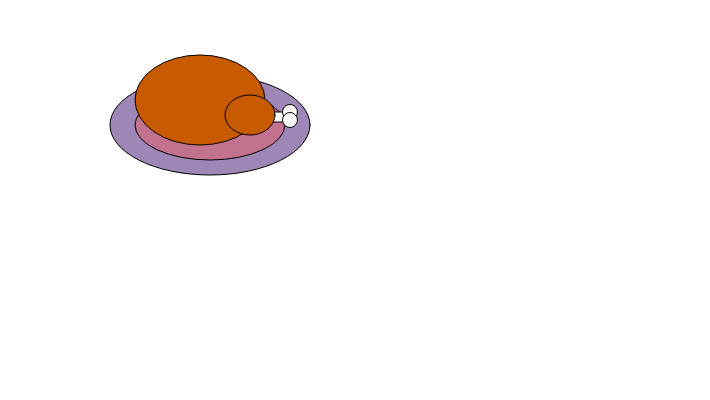
Frame 1 (no input)
Frame 60 (no input): identical to frame 1, image omitted
Frame 120 (the mouse pressed at the canvas centre since frame 60): identical to frame 1, image omitted

The p5.js sketch that drew this single still picture (run headless with seeded random() and noise() and a simulated clock; from frame 60 on, the mouse is pressed at the canvas centre):

// p5.js sketch
// ── sketch.js
var message = "tickle",
  font,
  minX,minY,maxX,maxY;
  x=200, y=100; // x and y coordinates of the text

function setup() {
  createCanvas(710, 400);
}

function draw() {
  // instead of clearing the background, fade it by drawing
  // a semi-transparent rectangle on top
  background(255);
  fill(204, 120);
  chicken(x, y);
  maxX = x + 80;
  maxY = y + 80;
  minX = x - 80;
  minY = y - 80;

  // write the text in black and get its bounding box
  fill(0);


  // check if the mouse is inside the bounding box and tickle if so
  if ( mouseX >= minX && mouseX <= maxX &&
    mouseY >= minY && mouseY <= maxY) {
    x += random(-5, 5);
    y += random(-5, 5);
  }
}

function chicken(x, y) {
  
  stroke(0);
  
  //Plate Outside Rim
  fill(50, 0, 100, 120);
  ellipse(x+10, y+25, 200, 100);
  
  //Plate Inside Rim
  fill(250, 80, 80, 100);
  ellipse(x+10, y+25, 150, 70);
  
  //Chicken
  fill(200, 90, 0);
  ellipse(x, y, 130, 90);
  
   //Chicken Bone
  fill(255, 255, 255);
  rect(x+50, y+12, 40, 10)
  
  //Chicken Bone Circle
  fill(255, 255, 255);
  ellipse(x+90, y+12, 15);
  
   //Chicken Bone Circle
  fill(255, 255, 255);
  ellipse(x+90, y+20, 15);
  
  //Chicken Leg
  fill(200, 90, 0);
  ellipse(x+50, y+15, 50, 40);
}
